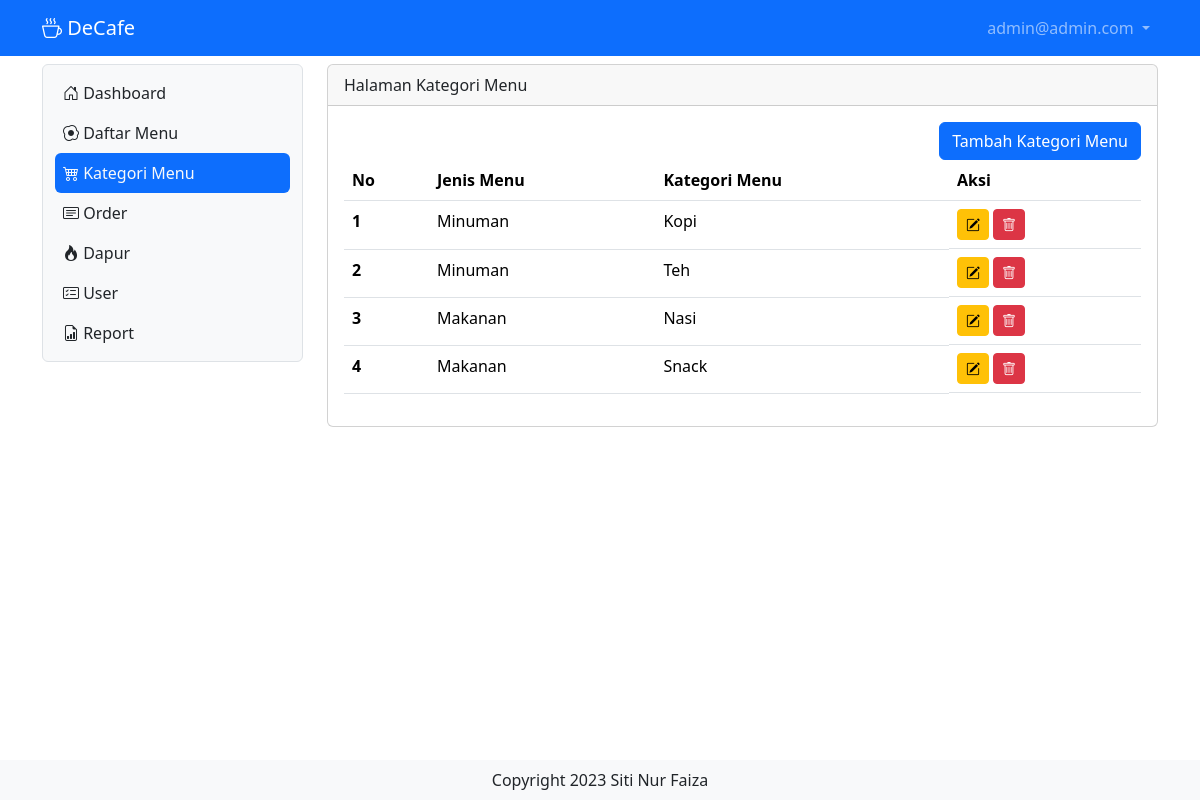
Screenshot of /katmenu (signed in) with the database file from the repository.
### tables this page shows
CREATE TABLE IF NOT EXISTS `tb_user` (
  `id` int NOT NULL AUTO_INCREMENT,
  `nama` varchar(200) DEFAULT NULL,
  `username` varchar(200) DEFAULT NULL,
  `password` varchar(200) DEFAULT NULL,
  `level` int DEFAULT NULL,
  `nohp` varchar(15) DEFAULT NULL,
  `alamat` varchar(300) DEFAULT NULL,
  PRIMARY KEY (`id`) USING BTREE
);

CREATE TABLE IF NOT EXISTS `tb_kategori_menu` (
  `id_kat_menu` int NOT NULL AUTO_INCREMENT,
  `jenis_menu` int DEFAULT NULL,
  `kategori_menu` varchar(50) DEFAULT NULL,
  PRIMARY KEY (`id_kat_menu`) USING BTREE
);

### katmenu.php (the view, shortened to what this page needs)
<?php
include "proses/connect.php";
$query = mysqli_query($conn, "SELECT * FROM tb_kategori_menu");
while ($record = mysqli_fetch_array($query)) {
    $result[] = $record;
}
?>
<div class="col-lg-9 mt-2">
    <div class="card">
        <div class="card-header">
            Halaman Kategori Menu
        </div>
        <div class="card-body">
            <div class="row">
                <div class="col d-flex justify-content-end">
                    <button class="btn btn-primary" data-bs-toggle="modal" data-bs-target="#ModalTambahUser"> Tambah Kategori Menu</button>
                </div>
            </div>
            <?php
            if (empty($result)) {
                echo "Data user tidak ada";
            } else {
            ?>
                <div class="table-responsive">
                    <table class="table table-hover">
                        <thead>
                            <tr>
                                <th scope="col">No</th>
                                <th scope="col">Jenis Menu</th>
                                <th scope="col">Kategori Menu</th>
                                <th scope="col">Aksi</th>
                            </tr>
                        </thead>
                        <tbody>
                            <?php
                            $no = 1;
                            foreach ($result as $row) {
                            ?>
                                <tr>
                                    <th scope="row"><?php echo $no++ ?></th>
                                    <td><?php echo ($row['jenis_menu']==1) ? "Makanan" : "Minuman"?></td>
                                    <td><?php echo $row['kategori_menu'] ?></td>
                                    <td class="d-flex">
                                        <button class="btn btn-warning btn-sm me-1" data-bs-toggle="modal" data-bs-target="#ModalEdit<?php echo $row['id_kat_menu'] ?>"><i class="bi bi-pencil-square"></i></button>
                                        <button class="btn btn-danger btn-sm me-1" data-bs-toggle="modal" data-bs-target="#ModalDelete<?php echo $row['id_kat_menu'] ?>"><i class="bi bi-trash"></i></button>
                                    </td>
                                </tr>
                            <?php
                            }
                            ?>
                        </tbody>
                    </table>
                </div>
            <?php
            }
            ?>
        </div>
    </div>
</div>

### header.php (shortened to what this page needs)
<?php
include "proses/connect.php";
$query = mysqli_query($conn, "SELECT * FROM tb_user WHERE username='$_SESSION[username_decafe]'");
?>
<nav class="navbar navbar-expand navbar-dark bg-primary sticky-top">
        <div class="container-lg">
            <a class="navbar-brand" href="."><i class="bi bi-cup-hot"> </i>DeCafe</a>
            <div class="collapse navbar-collapse justify-content-end" id="navbarNavDropdown">
                <ul class="navbar-nav">
                    <li class="nav-item dropdown">
                        <a class="nav-link dropdown-toggle" href="#" role="button" data-bs-toggle="dropdown" aria-expanded="false">
                            <?php   echo $hasil['username']; ?>
                        </a>
                    </li>
                </ul>
            </div>
        </div>
    </nav>

### rows the page displays
tb_user: username "admin@admin.com"
tb_kategori_menu: jenis_menu "Minuman", kategori_menu "Kopi"
tb_kategori_menu: jenis_menu "Minuman", kategori_menu "Teh"
tb_kategori_menu: jenis_menu "Makanan", kategori_menu "Nasi"
tb_kategori_menu: jenis_menu "Makanan", kategori_menu "Snack"
